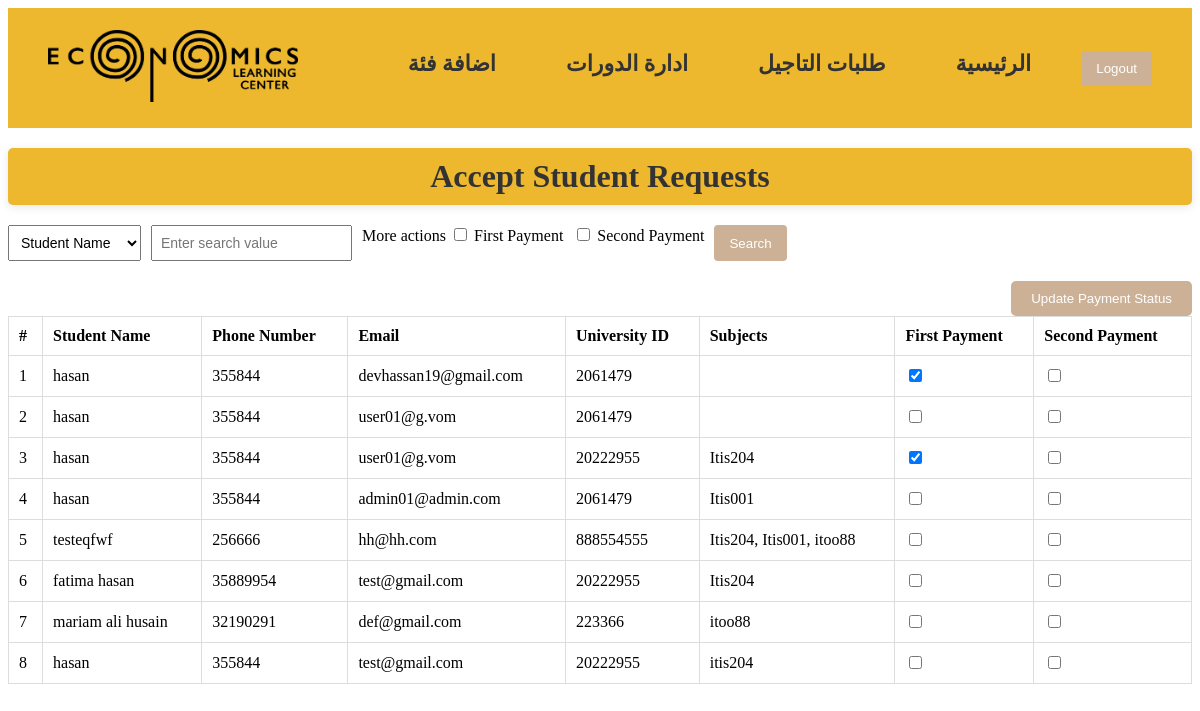
The page /accepted-requests/ on the database as committed earlier.
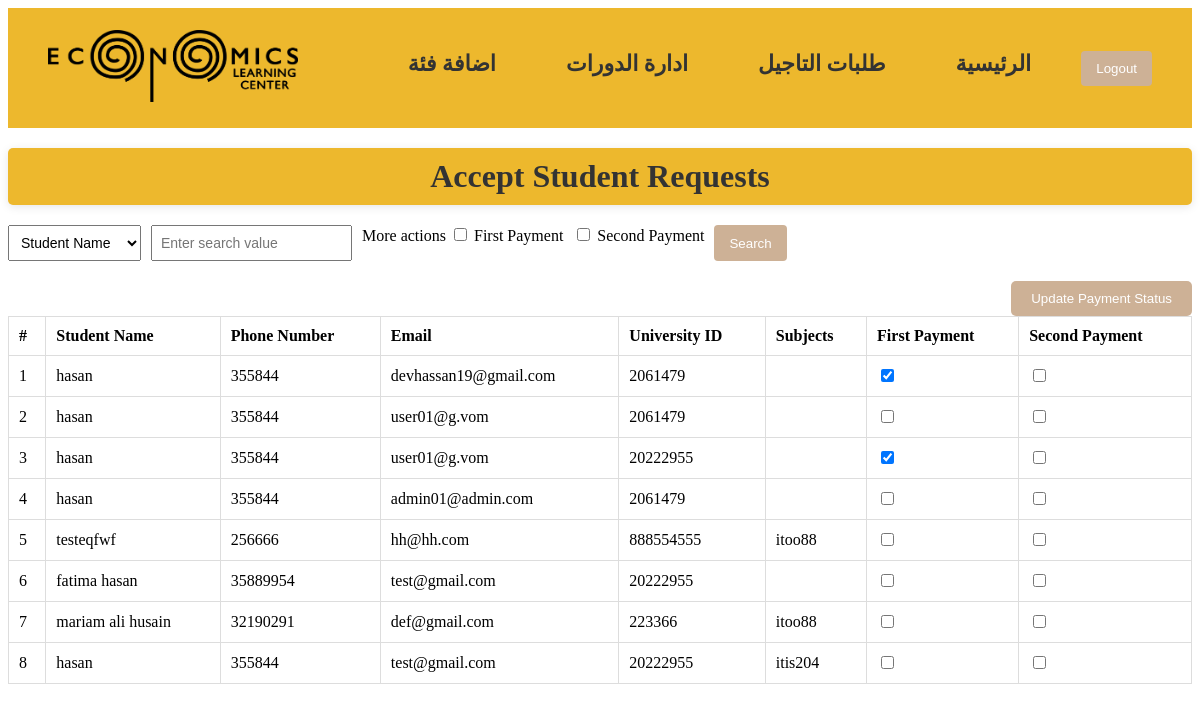
The same page on the database as committed later.
### main_app/models.py (models this page shows, shortened)
class StudentRequest(models.Model):
    student_name = models.CharField(max_length=255)
    phone_number = models.CharField(max_length=15, null=True)
    email = models.EmailField(max_length=255, null=True)
    univ_id = models.CharField(max_length=20, null=True)
    subject = models.ManyToManyField(Subject)
    attachment = models.FileField(upload_to='attachments/', blank=True, null=True)
    status = models.CharField(max_length=10, default='Pending')
    created_at = models.DateTimeField(auto_now_add=True)
    first_payment = models.BooleanField(default=False)
    second_payment = models.BooleanField(default=False)

class Subject(models.Model):
    name = models.CharField(max_length=100)
    price = models.DecimalField(max_digits=10, decimal_places=2)
    image = models.ImageField(upload_to='subject_images/')
    description = models.TextField(blank=True, null=True)
    created_at = models.DateTimeField(default=timezone.now)
    updated_at = models.DateTimeField(auto_now=True)
    advance_payment = models.DecimalField(max_digits=10, decimal_places=2, default=0.00)
    category = models.ForeignKey(Category, on_delete=models.SET_NULL, null=True, blank=True)  # Link to Category

### main_app/views.py (the view, shortened to what this page needs)
# urls.py: path('accepted-requests/', views.accept_admin, name='accept_admin'),
def accept_admin(request):
    query = request.GET.get('search', '')
    query_field = request.GET.get('field', 'student_name')  # Default to student_name
    first_payment = request.GET.get('first_payment')  # Check if first_payment is checked
    second_payment = request.GET.get('second_payment')  # Check if second_payment is checked
    accepted_requests = StudentRequest.objects.filter(status='Approved')
    if first_payment and not second_payment:
        accepted_requests = accepted_requests.filter(first_payment=False)
    elif second_payment and not first_payment:
        accepted_requests = accepted_requests.filter(second_payment=False)
    return render(request, 'accounts/accept_admin.html', {
        'requests': accepted_requests,
        'query': query,
        'query_field': query_field,
        'first_payment': first_payment,
        'second_payment': second_payment
    })

### main_app/templates/accounts/accept_admin.html (shortened to what this page needs)
{% load static %}
<!DOCTYPE html>
<html>
<head>
  <link rel="stylesheet" href="{% static 'styles/accept_admin.css' %}">
</head>
<body>
  <header>
    <nav>
      <a href="{% url 'admin_page' %}">
        <img src="{% static 'images/logo-horizantal.png' %}" alt="Elc logo" />
    </a>
      <ul>
        <li><a href="{% url 'add_category' %}">اضافة فئة</a></li>
        <li><a href="{% url 'add_subject' %}">ادارة الدورات</a></li>
        <li><a href="{% url 'accept_admin' %}">طلبات التاجيل</a></li>
        <li><a href="{% url 'admin_page' %}">الرئيسية</a></li>
        <li>
          <form action="{% url 'logout' %}" method="POST">
            <button type="submit">Logout</button>
          </form>
        </li>
      </ul>
    </nav>
  </header>
<h2>Accept Student Requests</h2>
<div class="search-bar">
  <form method="GET" action="{% url 'accept_admin' %}">
      <select name="field">
          <option value="student_name" {% if query_field == 'student_name' %}selected{% endif %}>Student Name</option>
      </select>
      <input type="text" name="search" value="{{ query }}" placeholder="Enter search value">
      <label>More actions
          <input type="checkbox" name="first_payment" {% if first_payment %}checked{% endif %}> First Payment
      </label>
      <label>
          <input type="checkbox" name="second_payment" {% if second_payment %}checked{% endif %}> Second Payment
      </label>
      <button type="submit">Search</button>
  </form>
</div>
<form method="POST" action="{% url 'accept_admin' %}">
  <table>
    <button type="submit" id="update-payment-btn">Update Payment Status</button>
    <thead>
      <tr>
        <th>#</th>
        <th>Student Name</th>
        <th>Phone Number</th>
        <th>Email</th>
        <th>University ID</th>
        <th>Subjects</th>
        <th>First Payment</th>
        <th>Second Payment</th>
      </tr>
    </thead>
    <tbody>
      {% for request in requests %}
      <tr>
        <td>{{ forloop.counter }}</td>
        <td>{{ request.student_name }}</td>
        <td>{{ request.phone_number }}</td>
        <td>{{ request.email }}</td>
        <td>{{ request.univ_id }}</td>
        <td>
          {% for subject in request.subject.all %}
            {{ subject.name }}{% if not forloop.last %}, {% endif %}
          {% endfor %}
        </td>
        <td>
          <input type="checkbox" name="first_payment_{{ request.id }}" {% if request.first_payment %}checked{% endif %}>
        </td>
        <td>
          <input type="checkbox" name="second_payment_{{ request.id }}" {% if request.second_payment %}checked{% endif %}>
        </td>
      </tr>
      {% empty %}
      <tr><td colspan="8">No approved requests found</td></tr>
      {% endfor %}
    </tbody>
  </table>
</form>
</body>
</html>

Rows that differ between the two databases and show on the page:
removed Subject: name "Itis204"
removed Subject: name "Itis001"
